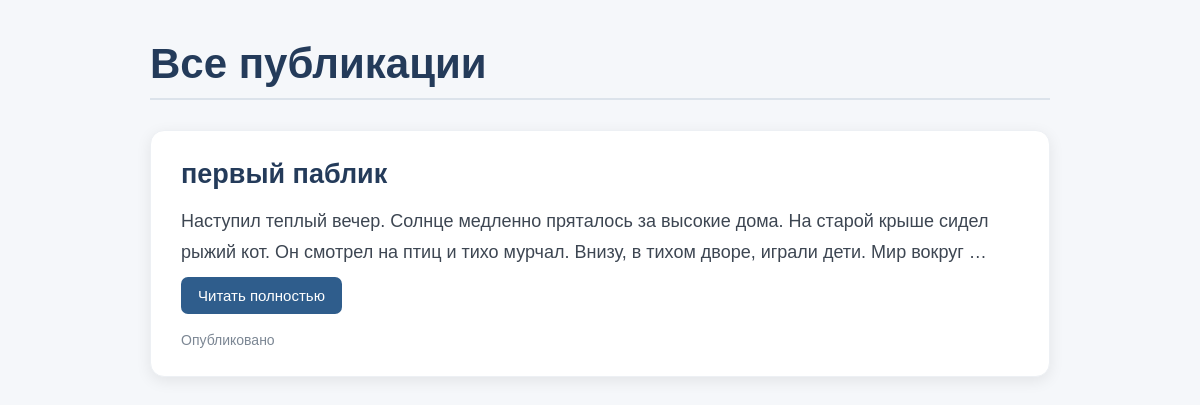
The page / on the database its author committed.
### posts/models.py (models this page shows, shortened)
class Post(models.Model):
    author = models.ForeignKey(
        User,
        on_delete=models.CASCADE,
        related_name='posts',
        verbose_name='Автор'
    )
    title = models.CharField(max_length=255)
    text = models.TextField()
    is_published = models.BooleanField(default=True)

### posts/views.py (the view)
# urls.py: path('', post_list, name='post_list'),
def post_list(request):
    posts = Post.objects.filter(is_published=True)
    return render(request, "list_posts.html", {"posts": posts})

### templates/list_posts.html (shortened to what this page needs)
<!DOCTYPE html>
<html lang="ru">
<head>
</head>
<body>
<div class="posts-container">
    <h1 class="page-title">Все публикации</h1>
    <div class="page-line"></div>
    {% for post in posts %}
        <article class="post-card">
            <h2 class="post-title">
                <a href="{% url 'post_detail' post.pk %}">
                    {{ post.title }}
                </a>
            </h2>
            <div class="post-preview">
                {{ post.text|truncatechars:180 }}
            </div>
            {% if post.text|length > 180 %}
                <button
                    type="button"
                    class="read-more-btn"
                    onclick="toggleText('{{ post.pk }}', this)"
                >
                    Читать полностью
                </button>
            {% endif %}
            <div class="post-status">
                Опубликовано
            </div>
        </article>
    {% empty %}
        <div class="empty-posts">
            Пока нет опубликованных постов.
        </div>
    {% endfor %}
</div>
</body>
</html>

### templates/list_posts.html (style rules this page uses)
body { margin: 0; padding: 0; background: #f5f7fa; font-family: Arial, sans-serif; color: #333; }
.posts-container { max-width: 900px; margin: 40px auto; padding: 0 20px; }
.page-title { font-size: 42px; color: #243b5a; margin-bottom: 10px; font-weight: 700; }
.page-line { height: 2px; background: #dce3eb; margin-bottom: 30px; }
.post-card { background: white; border-radius: 14px; padding: 28px 30px; margin-bottom: 24px; box-shadow: 0 4px 15px rgba(0, 0, 0, 0.08); border: 1px solid #edf0f4; }
.post-title { font-size: 27px; margin: 0 0 16px 0; }
.post-title a { color: #243b5a; text-decoration: none; transition: 0.2s; cursor: pointer; }
.post-preview, .post-full-text { font-size: 18px; line-height: 1.7; color: #3d4652; }
.read-more-btn { border: none; background: #2f5d8c; color: white; padding: 10px 17px; border-radius: 7px; font-size: 15px; cursor: pointer; margin-top: 10px; }
.post-status { color: #7c8794; font-size: 14px; margin-top: 18px; }

### rows shown on the page
Post: title "первый паблик", text "Наступил теплый вечер. Солнце медленно пряталось за высокие дома. На старой крыше сидел рыжий кот. Он смотрел на птиц и тихо мурчал. Внизу, в тихом дворе, играли дети. Мир вокруг …"
